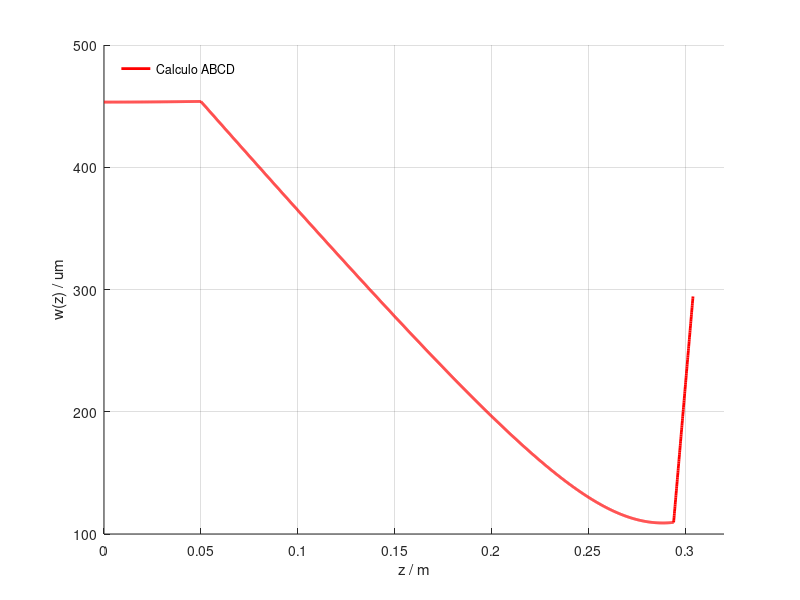

Recreate this plot in MATLAB.
clear all; close all; clc;
%Primero uso el algoritmo en espacio libre
%ABCD(z)= [ 1 z ]
%         [ 0 1 ]
%
%

w_0=453.3e-6;
lambda_0=632.8e-9;
L1=50e-3;
f1=250e-3;
f2=-6e-3;
L2=f1+f2;

z = 0:0.1e-3:L1+L2+10e-3; 
q_0_inv = -1i*(lambda_0/(pi*(w_0^2)));
q_s_inv = [];
for i = 1:length(z)
    if (z(1,i) <= L1)
        matriz_abcd = [1, z(1,i); 0, 1];
    elseif ((z(1,i) > L1) && (z(1,i) <= (L1 + L2)))
        matriz_abcd = [1, (z(1,i) - L1); 0, 1]*[1, 0; (-1/f1), 1]*[1, L1; 0, 1];
    else
        matriz_abcd = [1, (z(1,i) - L1 - L2); 0, 1]*[1, 0; (-1/f2), 1]*[1, L2; 0, 1]*[1, 0; (-1/f1), 1]*[1, L1; 0, 1];
    endif
 
    q_s_inv(i,1) = (matriz_abcd(2,1) + matriz_abcd(2,2)*q_0_inv)/(matriz_abcd(1,1) + matriz_abcd(1,2)*q_0_inv);
endfor
radio_inv_libre = real(q_s_inv);
ancho_libre = sqrt(-lambda_0./(pi*(imag(q_s_inv))));

figure(20);
hold on;
plot(z, ancho_libre*1e6, "r", "linewidth", 2);
grid on;
legend("Calculo ABCD", "location", "northwest");
legend("boxoff");
xlabel("z / m");
ylabel("w(z) / um");
xlim([0, 0.32]);

##
##
##
##%trayectoria z=(0,L1)
##z=0:.1e-3:L1;
##
##A=1;
##B=z;
##C=0;
##D=1;
##q_s1=1./((C.+D/q_e1)./(A.+B./q_e1));
##
##%trayectoria z=(L1,L1+L2)
##z=L1:.1e-3:L1+L2;
##
##
##A=1.-4.*z;
##B=4/5.*z.+1/20;
##C=-4;
##D=4/5;
##%q_e1=q_s1(1,end);
##q_s2=1./((C.+D/q_e1)./(A.+B/q_e1));
##
##%trayectoria z=(L1+L2,L1+L2+10mm)
##z=L1+L2:.1e-3:L1+L2+10e-3;
##A=-100/3.*z.-22/125;
##B=145/3.*z.+713/2500;
##C=-100/3;
##D=145/3;
##
##q_s3=1./((C.+D/q_e1)./(A.+B/q_e1));
##
##q_s=[q_s1,q_s2(1,2:end),q_s3(1,2:end)];
##
##w=sqrt((-imag(1./q_s)).^(-1)*lambda_o/pi);
##z=0:.1e-3:L1+L2+10e-3;  
##w=w.*1e6;
##z=z.*1e3;
##
##fig= figure()
##hold on
##plot(z,w,'-r','linewidth',4);
##plot(300,466.5,'r','Markersize',20);
##plot(305,465.4,'g','Markersize',20);
##plot(310,487.6,'c','Markersize',20);
##grid on
##xlabel('z [mm]');
##ylabel('w [\mum]');
##axis([0 350 0 510])
##legend ('w calculado con q')